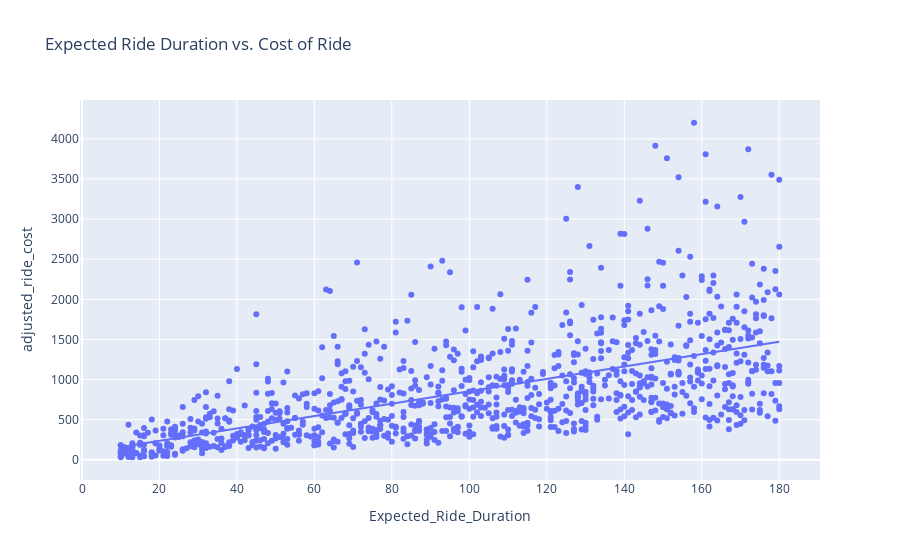

The notebook cell this image was saved under:
### Code cell
fig = px.scatter(data, 
                 x='Expected_Ride_Duration', 
                 y='adjusted_ride_cost',
                 title='Expected Ride Duration vs. Cost of Ride', 
                 trendline='ols')
fig.show()

### Figure 1 — Plotly figure (JSON) as saved in the notebook; plotly's stock layout.template omitted (floating-point values rounded to 4 significant figures; data arrays with more than 128 entries replaced by an {"elided": "..."} marker saying what was removed)
{"data": [{"hovertemplate": "Expected_Ride_Duration=%{x}<br>adjusted_ride_cost=%{y}<extra></extra>", "legendgroup": "", "marker": {"color": "#636efa", "symbol": "circle"}, "mode": "markers", "name": "", "orientation": "v", "showlegend": false, "type": "scatter", "x": {"elided": "1000 int values"}, "xaxis": "x", "y": {"elided": "1000 float values"}, "yaxis": "y"}, {"hovertemplate": "<b>OLS trendline</b><br>adjusted_ride_cost = 7.71228 * Expected_Ride_Duration + 81.8185<br>R<sup>2</sup>=0.351041<br><br>Expected_Ride_Duration=%{x}<br>adjusted_ride_cost=%{y} <b>(trend)</b><extra></extra>", "legendgroup": "", "marker": {"color": "#636efa", "symbol": "circle"}, "mode": "lines", "name": "", "showlegend": false, "type": "scatter", "x": {"elided": "1000 int values"}, "xaxis": "x", "y": {"elided": "1000 float values"}, "yaxis": "y"}], "layout": {"legend": {"tracegroupgap": 0}, "title": {"text": "Expected Ride Duration vs. Cost of Ride"}, "xaxis": {"anchor": "y", "domain": [0, 1], "title": {"text": "Expected_Ride_Duration"}}, "yaxis": {"anchor": "x", "domain": [0, 1], "title": {"text": "adjusted_ride_cost"}}}}
